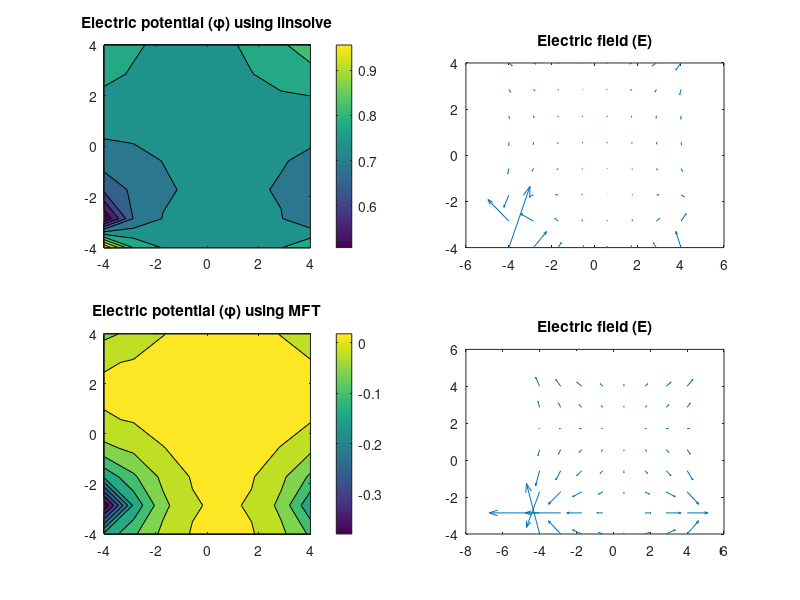

MATLAB code to generate this figure:
N = 8;
Nt = N * N;
Np = 1;
q = -1;
e0 = 1;
L = N;
xmin = -L/2;
xmax = L/2;
H = L/N;
H2 = H*H;
tol = 1e-10;
maxit = 100;
use_contour = 1;
d_term = 0.0; % Hockey book uses this so 1.0, but seems wrong
scale_arrows = 2.0;
wx = 1500;
wy = 500;

range = linspace(xmin, xmax, N);
[X, Y] = meshgrid(range, range);

% Add one charge exactly in the middle of the grid
rho = zeros(Nt, 1);
%rho = rho - q/(Nt-1);
rho(2) = -q/(e0*H2);
%rho(11) = -q/(e0*H2);
%rho(Nt*1/4 + N*12/16) = -q/(e0*H2);
%rho(Nt*2/4 + N*4/16) = +q/(e0*H2);
%rho(Nt*3/4:Nt*3/4+N/2) = + q/(e0*H2*3);
%rho(Nt*3/4 + N*8/16) = -q/(e0*H2);

sum_rho = sum(rho)

%rho(rho == 0) = -sum_rho / (Nt - 3);

%rho = rho - sum_rho / Nt;

sum(rho)

% Big matrix of coefficients
A = zeros(Nt, Nt);

for i = 1:Nt
	j = i - 1;
	r = 1 + mod(j+1, Nt);
	l = 1 + mod(j-1, Nt);
	t = 1 + mod(j-N, Nt);
	b = 1 + mod(j+N, Nt);

	A(i,i) = -4;
	A(i,r) = 1;
	A(i,l) = 1;
	A(i,t) = 1;
	A(i,b) = 1;
endfor

A(1,1) = -3;



% ------------------------------------- MFT -------------------------------- %

rho_2d = reshape(rho, N, N);

g = fft2(rho_2d, N, N);

G = zeros(N, N);

for k = 0:N-1
	for l = 0:N-1
		G(k+1,l+1) = 1/(  2*(cos(2*pi*k/N) + cos(2*pi*l/N)) - 4.0 +
		d_term);
	endfor
endfor

% Correct division by 0
G(1,1)=0;

g
rho_2d

g = g .* G;

phi_fft = real(ifft2(g, N, N));

phi_fft



% -------------------------------------------------------------------------- %


%A = [1,zeros(1, Nt-1);A];
%rho = [0;rho];
%A(1,:) = 0;
%A(1,1) = -r;

%phi = A\rho;
%phi = pcr(-A, -rho, tol, maxit);

[L,U] = lu(A);

y = linsolve(L, rho);
phi_linsolve = linsolve(U, y);




phi = phi_linsolve;

phi = reshape(phi, N, N);

[Ex, Ey] = gradient(-phi, H);

subplot(2, 2, 1);
if(use_contour)
	contourf(X, Y, phi);
	colorbar()
else
	surf(X, Y, phi);
endif
title("Electric potential (\\phi) using linsolve");

subplot(2, 2, 2);
%contourf(X, Y, E);
%colorbar()
q=quiver(X, Y, Ex, Ey, scale_arrows);
%set(q, "showarrowhead", false);
set(q, "maxheadsize", 0.1);

title("Electric field (E)");




phi = phi_fft;

phi = reshape(phi, N, N);

[Ex, Ey] = gradient(-phi, H);

subplot(2, 2, 3);
if(use_contour)
	contourf(X, Y, phi);
	colorbar()
else
	surf(X, Y, phi);
endif
title("Electric potential (\\phi) using MFT");

subplot(2, 2, 4);
%contourf(X, Y, E);
%colorbar()
q=quiver(X, Y, Ex, Ey, scale_arrows);
%set(q, "showarrowhead", false);
set(q, "maxheadsize", 0.1);

title("Electric field (E)");
